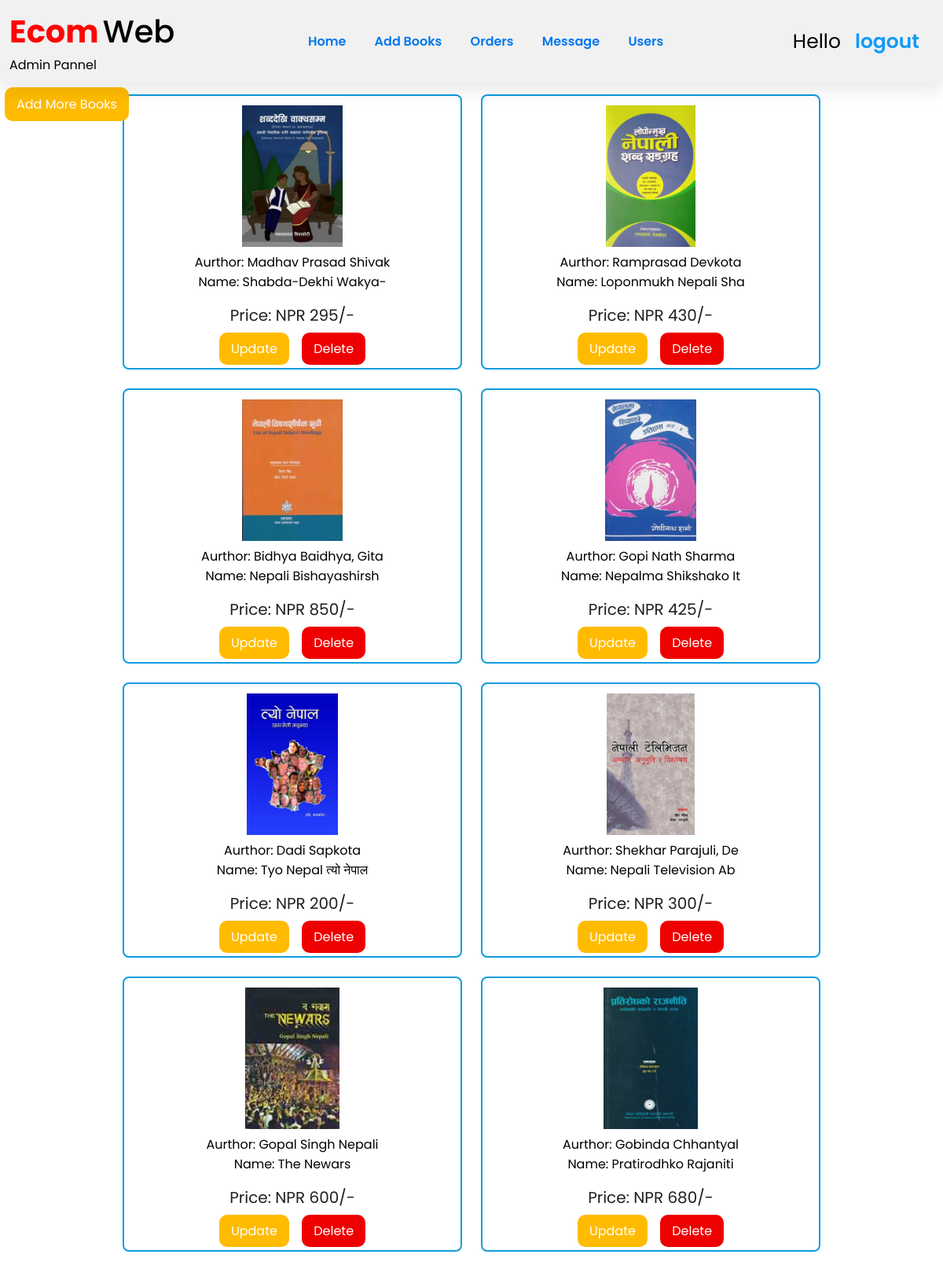
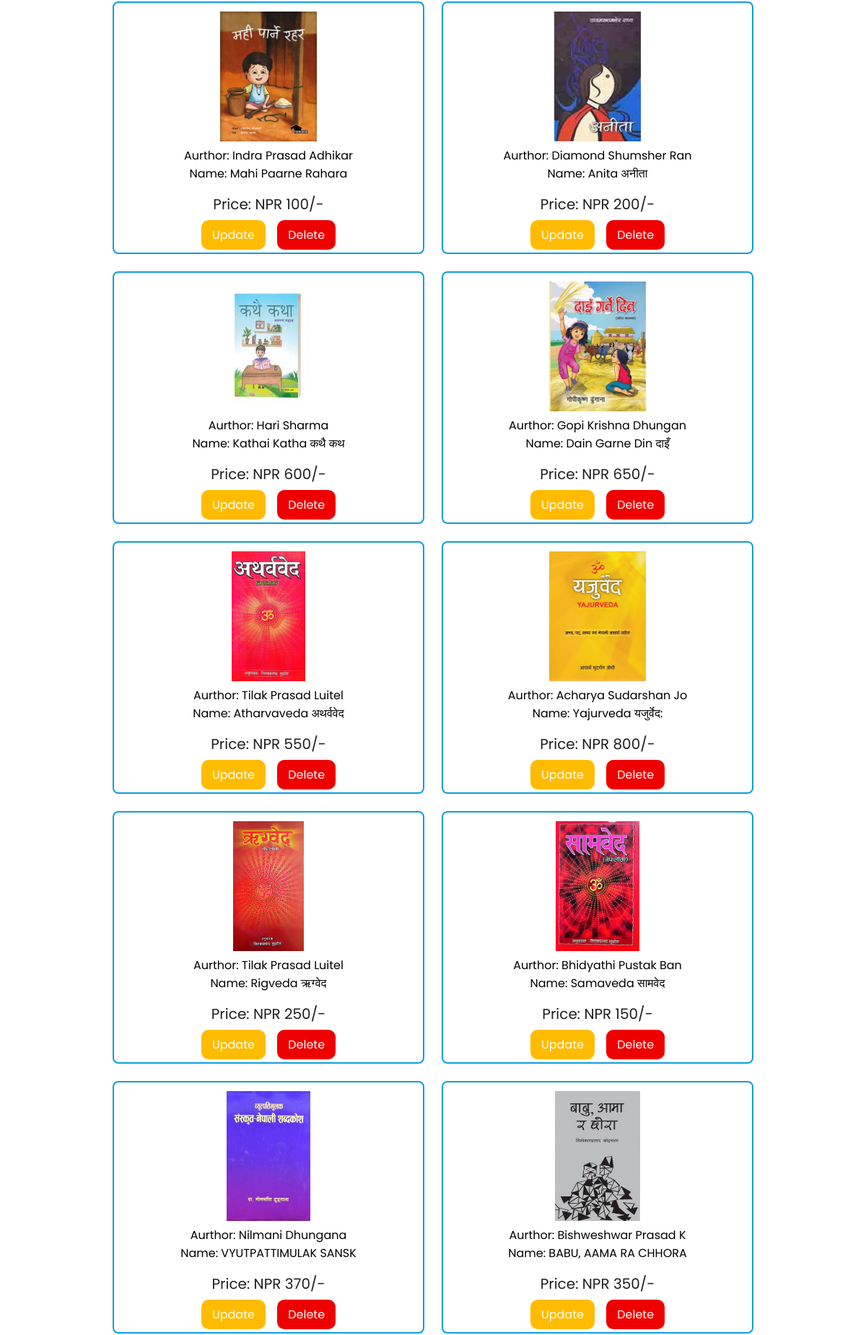
Screenshot of /total_books.php (upper part) with the database file from the repository (2 pictures, top to bottom).
### tables this page shows
CREATE TABLE `book_info` (
  `bid` int(100) NOT NULL,
  `name` varchar(20) NOT NULL,
  `title` varchar(20) NOT NULL,
  `price` decimal(10,0) NOT NULL,
  `category` varchar(50) NOT NULL,
  `description` varchar(250) NOT NULL,
  `image` varchar(50) NOT NULL,
  `date` datetime NOT NULL DEFAULT current_timestamp()
);

### total_books.php (the view, shortened to what this page needs)
<?php
include 'config.php';
?>
<!DOCTYPE html>
<html lang="en">
<head>
  <link rel="stylesheet" href="./css/register.css">
</head>
<body>
  <?php
  include './admin_header.php'
  ?>
<a class="update_btn" style="position: fixed ; z-index:100;" href="add_books.php">Add More Books</a>
  <section class="show-products">
   <div class="box-container">
      <?php
               $select_book = mysqli_query($conn, "SELECT * FROM `book_info` ORDER BY date DESC") or die('query failed');
         if(mysqli_num_rows($select_book) > 0){
            while($fetch_book = mysqli_fetch_assoc($select_book)){
      ?>
      <div class="box">
         <img class="books_images" src="added_books/<?php echo $fetch_book['image']; ?>" alt="">
         <div class="name">Aurthor: <?php echo $fetch_book['title']; ?></div>
         <div class="name">Name: <?php echo $fetch_book['name']; ?></div>
         <div class="price">Price: NPR <?php echo $fetch_book['price']; ?>/-</div>
         <a href="total_books.php?update=<?php echo $fetch_book['bid']; ?>" class="update_btn">update</a>
         <a href="total_books.php?delete=<?php echo $fetch_book['bid']; ?>" class="delete_btn" onclick="return confirm('delete this product?');">delete</a>
      </div>
      <?php
         }
      }else{
         echo '<p class="empty">no products added yet!</p>';
      }
      ?>
   </div>
</section>
</body>
</html>

### css/register.css (style rules this page uses)
* { text-decoration: none; }
body { background: #fff; font-family: "Poppins", sans-serif; }
html { overflow-x: hidden; top: 0; bottom: 0; left: 0; right: 0; }
.show-products .box-container { display: grid; grid-template-columns: repeat(auto-fit, 27rem); justify-content: center; gap: 1.5rem; max-width: 1200px; margin: 0 auto; align-items: flex-start; }
.show-products { padding-top: 0; margin-top: 15px; }
.show-products .box-container .box { text-align: center; padding: 12px; border-radius: 0.5rem; border: 2px solid rgb(15, 156, 221); }
.show-products .box-container .box img { height: 180px; }
.show-products .box-container .box .name { font-size: 1rem; color: black; text-transform: capitalize; }
.show-products .box-container .box .price { margin: 15px; font-size: 20px; color: rgb(32, 31, 31); }
.show-products .box-container .box .update_btn, .update_btn { background-color: rgb(255, 187, 0); padding: 9px 15px; margin: 6px; border-radius: 10px; color: white; text-transform: capitalize; }
.show-products .box-container .box .delete_btn, .delete_btn { background-color: rgb(238, 0, 0); padding: 9px 15px; margin: 6px; border-radius: 10px; color: white; text-transform: capitalize; }

### css/admin.css (style rules this page uses)
* { text-decoration: none; margin: 0; padding: 0; font-family: "Poppins", sans-serif; box-sizing: border-box; outline: none; border: none; }
a { color: #ff0000; text-decoration: none; background-color: transparent; }

### rows the page displays
book_info: image (picture), title "Madhav Prasad Shivak", name "Shabda-Dekhi Wakya-", price "295"
book_info: image (picture), title "Ramprasad Devkota", name "Loponmukh Nepali Sha", price "430"
book_info: image (picture), title "Bidhya Baidhya, Gita", name "Nepali Bishayashirsh", price "850"
book_info: image (picture), title "Gopi Nath Sharma", name "Nepalma Shikshako It", price "425"
book_info: image (picture), title "Dadi Sapkota", name "Tyo Nepal त्यो नेपाल", price "200"
book_info: image (picture), title "Shekhar Parajuli, De", name "Nepali Television Ab", price "300"
book_info: image (picture), title "Gopal Singh Nepali", name "The Newars", price "600"
book_info: image (picture), title "Gobinda Chhantyal", name "Pratirodhko Rajaniti", price "680"
book_info: image (picture), title "Indra Prasad Adhikar", name "Mahi Paarne Rahara", price "100"
book_info: image (picture), title "Diamond Shumsher Ran", name "Anita अनीता", price "200"
book_info: image (picture), title "Hari Sharma", name "Kathai Katha कथै कथ", price "600"
book_info: image (picture), title "Gopi Krishna Dhungan", name "Dain Garne Din दाइँ", price "650"
book_info: image (picture), title "Tilak Prasad Luitel", name "Atharvaveda अथर्ववेद", price "550"
book_info: image (picture), title "Acharya Sudarshan Jo", name "Yajurveda यजुर्वेद:", price "800"
book_info: image (picture), title "Tilak Prasad Luitel", name "Rigveda ऋग्वेद", price "250"
book_info: image (picture), title "Bhidyathi Pustak Ban", name "Samaveda सामवेद", price "150"
book_info: image (picture), title "Nilmani Dhungana", name "VYUTPATTIMULAK SANSK", price "370"
book_info: image (picture), title "Bishweshwar Prasad K", name "BABU, AAMA RA CHHORA", price "350"
